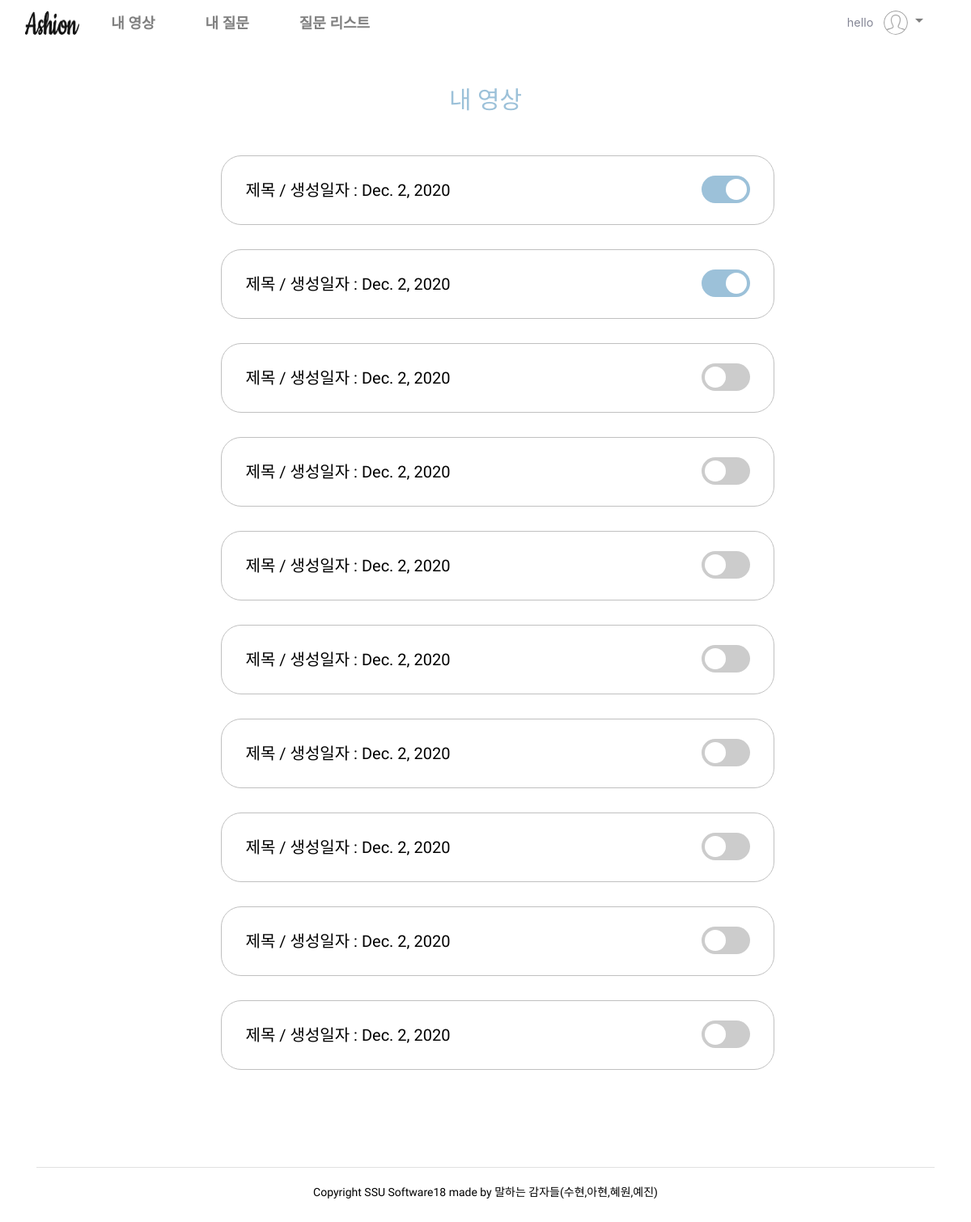
The app's page /website/myVideo/ (signed in) with its own data.
### website/models.py (models this page shows, shortened)
class Report(models.Model):  # 수정필요
    id = models.AutoField(
        primary_key=True,
        unique=True,
        editable=False,
        verbose_name='pk'
    )
    title = models.CharField(max_length=100, default='제목', verbose_name='제목')
    question1 = models.CharField(max_length=50000, blank=True, null=True, verbose_name='질문1')
    question2 = models.CharField(max_length=50000, blank=True, null=True, verbose_name='질문2')
    question3 = models.CharField(max_length=50000, blank=True, null=True, verbose_name='질문3')
    video1 = models.FileField(blank=True, null=True, upload_to="videos",verbose_name='영상1')
    video2 = models.FileField(blank=True, null=True, upload_to="videos",verbose_name='영상2')
    video3 = models.FileField(blank=True, null=True, upload_to="videos",verbose_name='영상3')
    audio1 = models.FileField(blank=True, null=True, upload_to="videos",verbose_name='음성1')
    audio2 = models.FileField(blank=True, null=True, upload_to="videos",verbose_name='음성2')
    audio3 = models.FileField(blank=True, null=True, upload_to="videos",verbose_name='음성3')
    script1 = models.CharField(max_length=50000, blank=True, null=True, verbose_name='스크립트1')
    script2 = models.CharField(max_length=50000, blank=True, null=True, verbose_name='스크립트2')
    script3 = models.CharField(max_length=50000, blank=True, null=True, verbose_name='스크립트3')
    adverb1 = jsonfield.JSONField()
    adverb2 = jsonfield.JSONField()
    adverb3 = jsonfield.JSONField()
    repetition1 = jsonfield.JSONField()
    repetition2 = jsonfield.JSONField()
    repetition3 = jsonfield.JSONField()
    speed1 = models.FloatField(blank=True, null=True, verbose_name='말하기 속도1')
    speed2 = models.FloatField(blank=True, null=True, verbose_name='말하기 속도2')
    speed3 = models.FloatField(blank=True, null=True, verbose_name='말하기 속도3')
    sCorrect1 = models.CharField(max_length=10000, blank=True, null=True,  verbose_name='말하기 속도1')
    sCorrect2 = models.CharField(max_length=10000, blank=True, null=True,  verbose_name='말하기 속도2')
    sCorrect3 = models.CharField(max_length=10000, blank=True, null=True,  verbose_name='말하기 속도3')
    comment1 = models.CharField(max_length=10000, blank=True, null=True, verbose_name='댓글1')
    comment2 = models.CharField(max_length=10000, blank=True, null=True, verbose_name='댓글2')
    comment3 = models.CharField(max_length=10000, blank=True, null=True, verbose_name='댓글3')
    pub_date = models.DateField(auto_now_add=True, verbose_name='날짜')
    student = models.ForeignKey(User, on_delete=models.CASCADE)
    teacher = models.ForeignKey(Teacher,null=True, blank=True, on_delete=models.CASCADE)
    share = models.BooleanField(default=False, verbose_name='공유')

### website/views.py (the view)
# urls.py: path('myVideo/', views.myVideo, name='myVideo'),
@csrf_exempt
def myVideo(request):
    try:
        print(request.session.get('user'))
        report = Report.objects.filter(student=request.session.get('user'))
        return render(request, 'myVideo.html', {'video' : report})
    except:
        return redirect(reverse('website:studentHome'))

### website/templates/myVideo.html (shortened to what this page needs)
{% extends 'stu_template.html' %}
{% load static %}
{% block content %}
<link href="{% static 'css/myVideo.css' %}" rel="stylesheet">
<div class="myVideo-page">
    <h1>내 영상</h1>
    <div class="form">
        <div class="info">
            {% for i in video %}
            <div class="content">
                <p><a href="{% url 'website:myVideoDetail' reportID=i.id %}">{{ i.title }} / 생성일자 : {{i.pub_date}}</a>
                </p>
                {% if i.share == True %}
                <label class="switch">
                    <span class="slider round"></span>
                </label>
                {% else %}
                <label class="switch">
                    <span class="sliderF round"></span>
                </label>
                {% endif %}
            </div>
            {% endfor %}
        </div>
    </div>
</div>
{% endblock %}

### website/static/css/intro.css (style rules this page uses)
html, body { height: 100%; font-family: 'Nanum Gothic', sans-serif; }
h1, h2, h3, h4, h5, h6 { margin: 0; color: #111111; font-family: 'Nanum Gothic', sans-serif; }
h1 { font-weight: 900; font-size: 70px; }
p { font-size: 14px; font-family: 'Nanum Gothic', sans-serif; color: #000000; font-weight: 400; line-height: 24px; margin: 0 0 15px 0; }
a { color: #000000; text-decoration: none; }

### website/static/css/myVideo.css (style rules this page uses)
h1 { color: #9CC1D9; font-family: 'Nanum Gothic', sans-serif; padding: 50px 0 20px 0; font-size: 30px; text-align: center; }
.content { display: table; margin: 30px auto 30px auto; }
.content > p { font-family: 'Nanum Gothic', sans-serif; text-align: center; border: 1px solid; border-radius: 25px; border-color: #C0C0C0; padding: 30px 400px 30px 30px; margin: 0 -40px 0 0px; font-size: 20px; float: left; }
.switch { position: relative; display: inline-block; width: 60px; height: 34px; vertical-align:middle; float: left; margin-top: 25px; margin-left: -50px; }
.sliderF { position: absolute; cursor: pointer; top: 0; left: 0; right: 0; bottom: 0; background-color: #ccc; -webkit-transition: .4s; transition: .4s; }
.sliderF:before { position: absolute; content: ""; height: 26px; width: 26px; left: 4px; bottom: 4px; background-color: white; -webkit-transition: .4s; transition: .4s; }
.sliderF.round { border-radius: 34px; }
.sliderF.round:before { border-radius: 50%; }
.slider { position: absolute; cursor: pointer; top: 0; left: 0; right: 0; bottom: 0; background-color: #9CC1D9; -webkit-transition: .4s; transition: .4s; }
.slider:before { position: absolute; content: ""; height: 26px; width: 26px; left: 4px; bottom: 4px; background-color: white; -webkit-transform: translateX(26px); -ms-transform: translateX(26px); transform: translateX(26px); }
.slider.round { border-radius: 34px; }
.slider.round:before { border-radius: 50%; }
a { color: #000000; text-decoration: none; }

### records on screen
Report: title "제목", pub_date "Dec. 2, 2020"
Report: title "제목", pub_date "Dec. 2, 2020"
Report: title "제목", pub_date "Dec. 2, 2020"
Report: title "제목", pub_date "Dec. 2, 2020"
Report: title "제목", pub_date "Dec. 2, 2020"
Report: title "제목", pub_date "Dec. 2, 2020"
Report: title "제목", pub_date "Dec. 2, 2020"
Report: title "제목", pub_date "Dec. 2, 2020"
Report: title "제목", pub_date "Dec. 2, 2020"
Report: title "제목", pub_date "Dec. 2, 2020"

### other values on screen
{{ request.session.user }} "hello"
